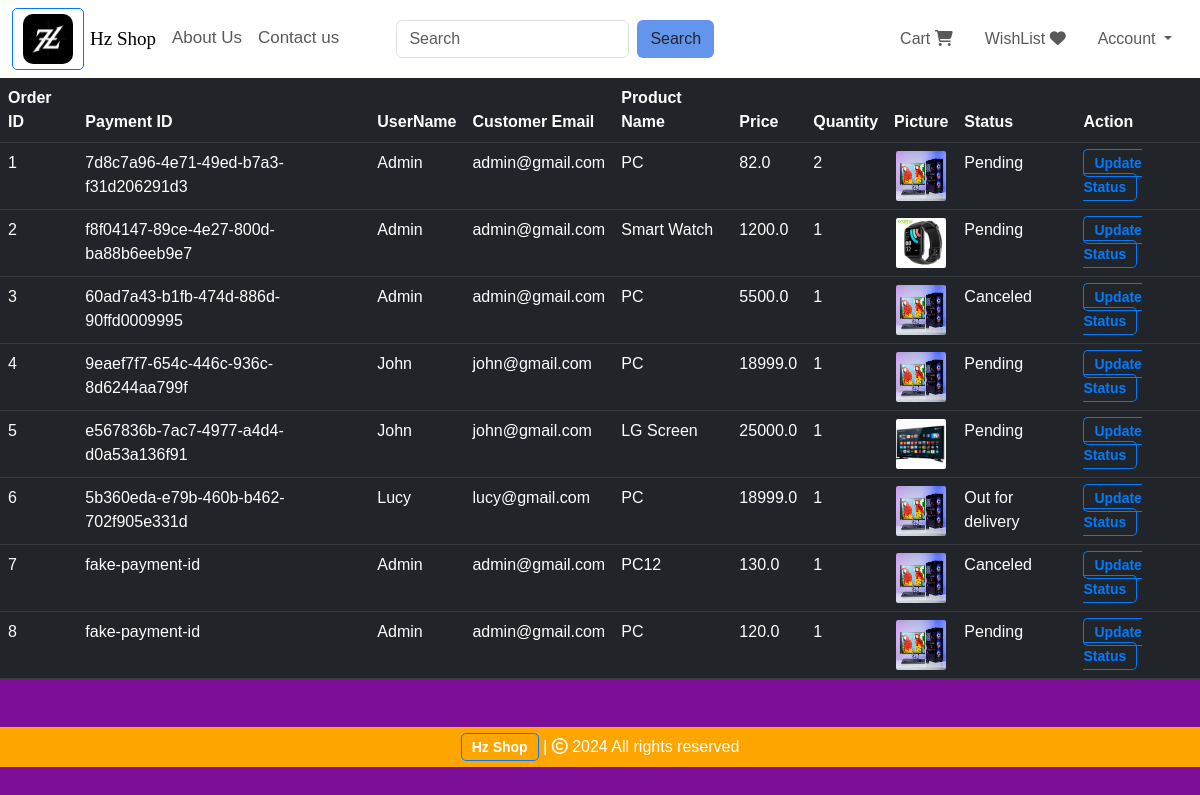
Page /view-orders (signed in) on the earlier database version.
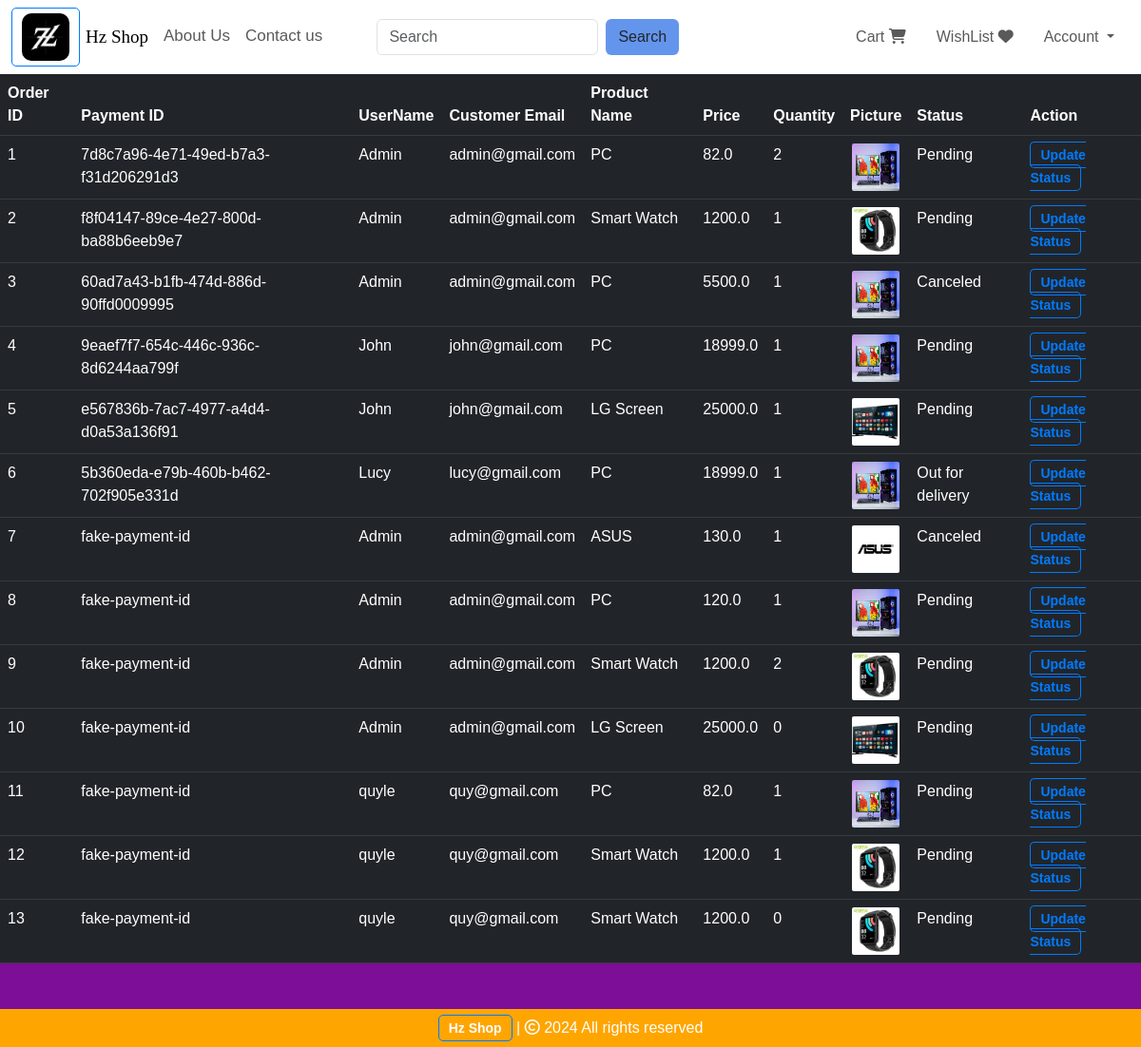
Same page on the later database version.
### website/models.py (models this page shows, shortened)
class Order(db.Model):
    id = db.Column(db.Integer, primary_key=True)
    quantity = db.Column(db.Integer, nullable=False)
    price = db.Column(db.Float, nullable=False)
    status = db.Column(db.String(100), nullable=False)
    payment_id = db.Column(db.String(1000), nullable=False)
    customer_link = db.Column(db.Integer, db.ForeignKey('customer.id'), nullable=False)
    product_link = db.Column(db.Integer, db.ForeignKey('product.id'), nullable=False)

class Customer(db.Model, UserMixin):
    id = db.Column(db.Integer, primary_key=True)
    email = db.Column(db.String(100), unique=True)
    username = db.Column(db.String(100))
    password_hash = db.Column(db.String(150))
    date_joined = db.Column(db.DateTime(), default=datetime.utcnow)
    cart_items = db.relationship('Cart', backref=db.backref('customer', lazy=True))
    orders = db.relationship('Order', backref=db.backref('customer', lazy=True))
    @property
    def password(self):
        raise AttributeError('Password is not a readable Attribute')

class Product(db.Model):
    id = db.Column(db.Integer, primary_key=True)
    product_name = db.Column(db.String(100), nullable=False)
    current_price = db.Column(db.Float, nullable=False)
    previous_price = db.Column(db.Float, nullable=False)
    in_stock = db.Column(db.Integer, nullable=False)
    product_picture = db.Column(db.String(1000), nullable=False)
    flash_sale = db.Column(db.Boolean, default=False)
    date_added = db.Column(db.DateTime, default=datetime.utcnow)
    carts = db.relationship('Cart', backref=db.backref('product', lazy=True))
    orders = db.relationship('Order', backref=db.backref('product', lazy=True))

### website/admin.py (the view)
@admin.route('/view-orders')
@login_required
def order_view():
    if current_user.id == 1:
        orders = Order.query.all()
        return render_template('view_orders.html', orders=orders)
    return render_template('404.html')

### website/__init__.py (called while the page is built)
def create_app():
    app = Flask(__name__)
    app.config['SECRET_KEY'] = 'hbnwdvbn ajnbsjn ahe'
    app.config['SQLALCHEMY_DATABASE_URI'] = f'sqlite:///{DB_NAME}'
    db.init_app(app)
    @app.errorhandler(404)
    def page_not_found(error):
        return render_template('404.html')
    login_manager = LoginManager()
    login_manager.init_app(app)
    login_manager.login_view = 'auth.login'
    @login_manager.user_loader
    def load_user(id):
        return Customer.query.get(int(id))
    from .views import views
    from .auth import auth
    from .admin import admin
    from .models import Customer, Cart, Product, Order
    app.register_blueprint(views, url_prefix='/') # localhost:5000/about-us
    app.register_blueprint(auth, url_prefix='/') # localhost:5000/auth/change-password
    app.register_blueprint(admin, url_prefix='/')
    return app

### website/templates/view_orders.html (shortened to what this page needs)
{% extends 'base.html' %}
{% block body %}
<table class="table table-dark table-hover">
    <thead>
        <tr>
            <th scope="col">Order ID</th>
            <th scope="col">Payment ID</th>
            <th scope="col">UserName</th>
            <th scope="col">Customer Email</th>
            <th scope="col">Product Name</th>
            <th scope="col">Price</th>
            <th scope="col">Quantity</th>
            <th scope="col">Picture</th>
            <th scope="col">Status</th>
            <th scope="col">Action</th>
        </tr>
    </thead>
    <tbody>
        {% for order in orders %}
        <tr>
            <td>{{ order.id }}</td>
            <td>{{ order.payment_id }}</td>
            <td>{{ order.customer.username }}</td>
            <td>{{ order.customer.email }}</td>
            <td>{{ order.product.product_name }}</td>
            <td>{{ order.price }}</td>
            <td>{{ order.quantity }}</td>
            <td><img src="{{ order.product.product_picture }}" alt="" style="height: 50px; width: 50px; border-radius: 2px;"></td>
            <td>{{ order.status}}</td>
            <td>
                <a href="/update-order/{{ order.id }}">Update Status</a>
            </td>
        </tr>
        {% endfor %}
    </tbody>
</table>
{% endblock %}

Differences in the rows shown:
changed through a linked row, Order id 7: product.product_name "PC12" → "ASUS"; product.product_picture: a different picture
added Order: id "9", payment_id "fake-payment-id", customer.username "Admin", customer.email "admin@gmail.com", product.product_name "Smart Watch", price "1200.0", quantity "2", product.product_picture (picture), status "Pending"
added Order: id "10", payment_id "fake-payment-id", customer.username "Admin", customer.email "admin@gmail.com", product.product_name "LG Screen", price "25000.0", quantity "0", product.product_picture (picture), status "Pending"
added Order: id "11", payment_id "fake-payment-id", customer.username "quyle", customer.email "quy@gmail.com", product.product_name "PC", price "82.0", quantity "1", product.product_picture (picture), status "Pending"
added Order: id "12", payment_id "fake-payment-id", customer.username "quyle", customer.email "quy@gmail.com", product.product_name "Smart Watch", price "1200.0", quantity "1", product.product_picture (picture), status "Pending"
added Order: id "13", payment_id "fake-payment-id", customer.username "quyle", customer.email "quy@gmail.com", product.product_name "Smart Watch", price "1200.0", quantity "0", product.product_picture (picture), status "Pending"
